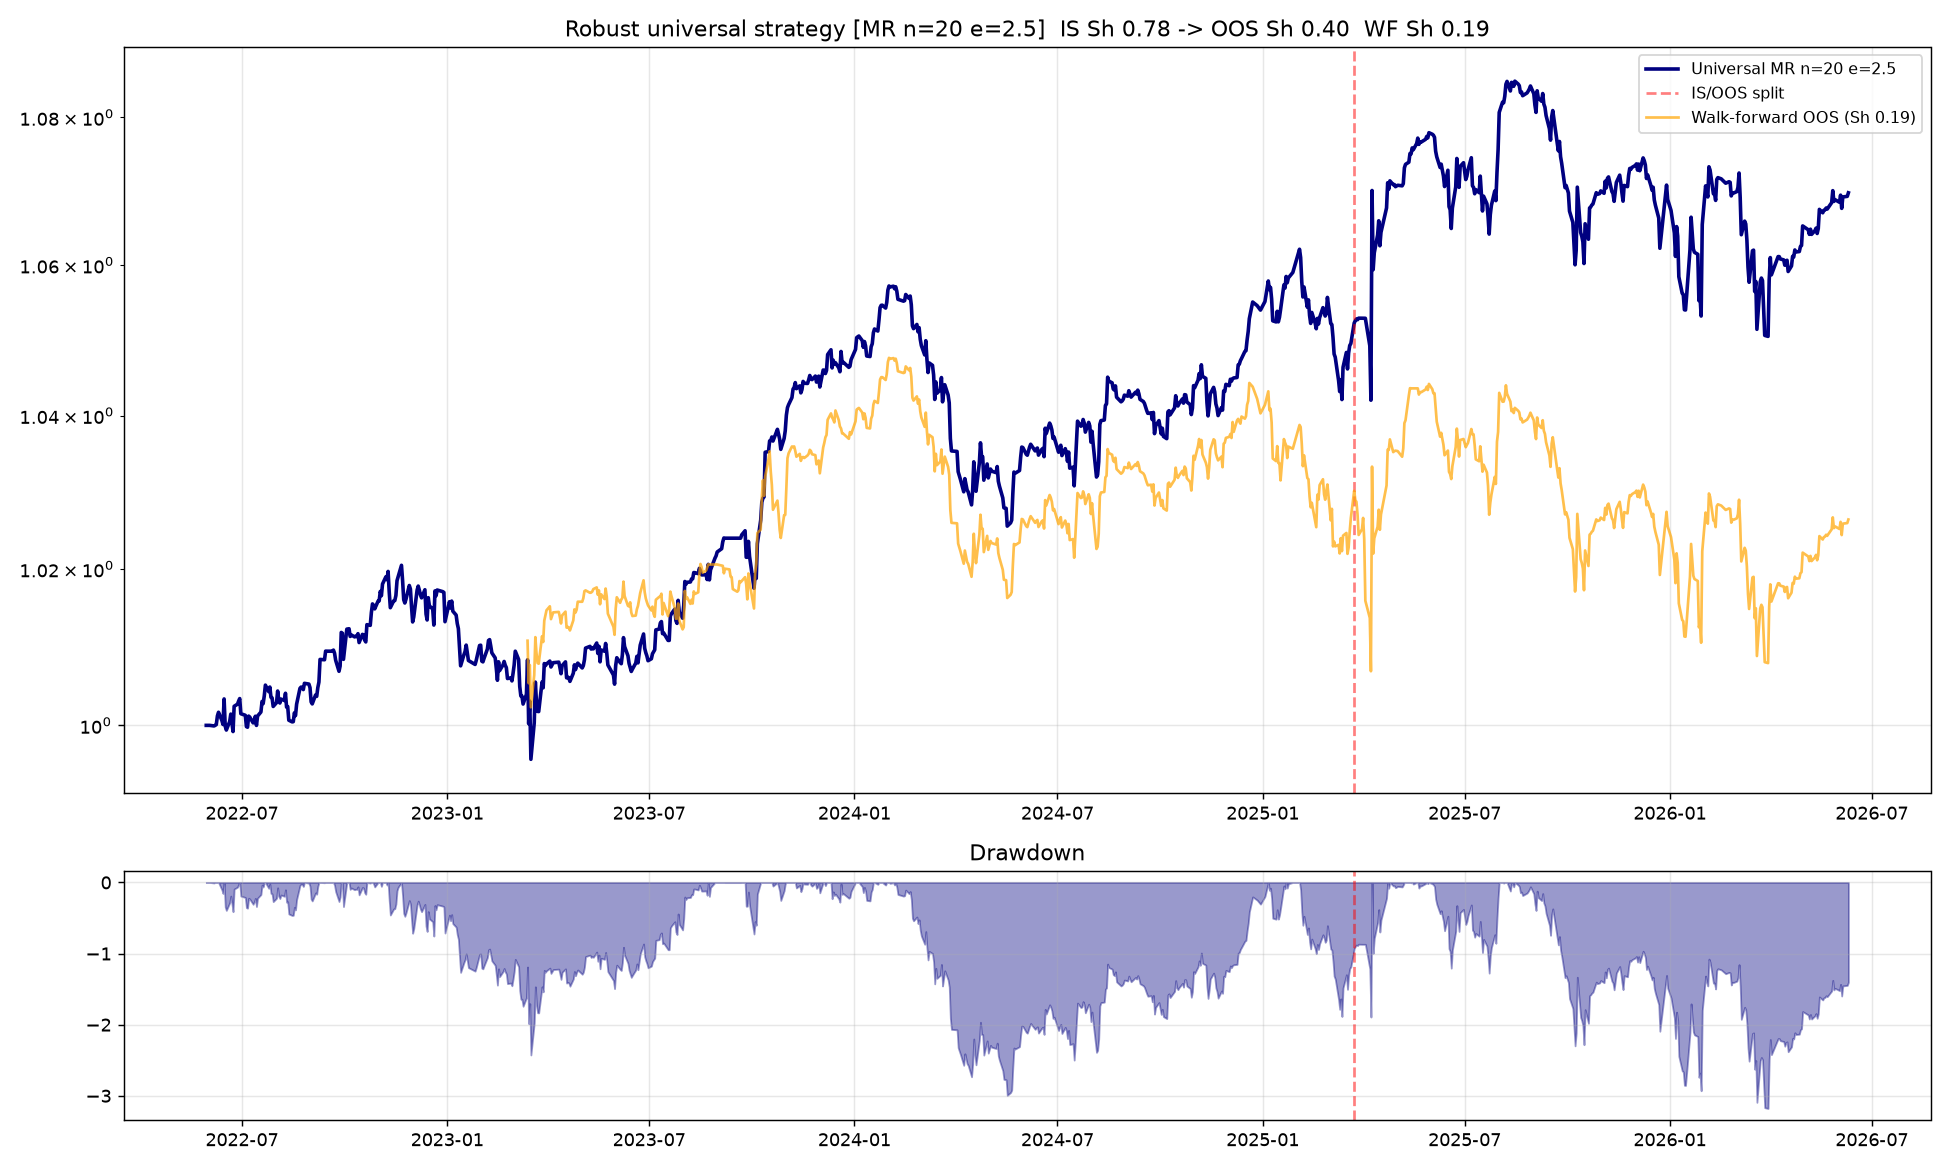

This chart was generated by the following Python code:
"""
ROBUST strategy — built to survive out-of-sample, not to win the backtest.

Anti-overfit discipline:
  1. ONE signal family, ONE parameter set, applied IDENTICALLY to all instruments.
     (Degrees of freedom: ~5 global choices, not 750 per-instrument picks.)
  2. Equal weight. No fitted weights.
  3. The single global parameter is chosen on IS only.
  4. Honest measurement on the OOS holdout that was never touched.
  5. Walk-forward check: re-evaluate on rolling unseen windows.

Tested universal signals:
  - TSMOM(L)        : sign of L-day return, same L for all
  - MR(n,e)         : same z-score reversion params for all
  - TSMOM + MR blend: equal mix, universal params
"""
import sys, warnings, glob, re
from pathlib import Path
warnings.filterwarnings("ignore")
sys.path.insert(0, str(Path(__file__).parent))
import numpy as np, pandas as pd
import matplotlib; matplotlib.use("Agg")
import matplotlib.pyplot as plt
from multi_asset_scan import load_raw

ann=252; VT=0.15; CAP=3.0; SF=0.70

HALF={"AUDUSD":0.00008,"EURUSD":0.00007,"USDJPY":0.008,"USDCAD":0.00010,
      "USDCHF":0.00009,"AUDNZD":0.00012,"XAUUSD":0.15,"XAGUSD":0.02,
      "XPDUSD":3.0,"XPTUSD":0.8,"XTIUSD":0.04,"XBRUSD":0.04,"NGCUSD":0.005,
      "CUCUSD":0.0025,"NAS100":1.5,"SP500":0.5,"US30":3.0,"DAX40":2.0,
      "ESXEUR":1.0,"F40EUR":0.8,"IBXEUR":4.0,"UK100":1.5,"ASXAUD":2.0,
      "JPN225":8.0,"HSIHKD":3.5}
def hs(sym,p):
    for k,v in HALF.items():
        if sym.startswith(k[:4]): return v
    return p.mean()*0.0002
def load_d1(fp):
    try:
        df=load_raw(fp); df=df[df["close"]>0]
        d=df.resample("1D").agg({"open":"first","high":"max","low":"min","close":"last"}).dropna()
        return d[d["close"]>0]
    except: return None
def mr_sig(p,n,e):
    z=(p-p.rolling(n).mean())/p.rolling(n).std()
    zv=z.values; out=np.zeros(len(zv)); cur=0.0
    for i in range(len(zv)):
        if np.isnan(zv[i]): out[i]=cur; continue
        if cur==0:
            if zv[i]>=e: cur=-1
            elif zv[i]<=-e: cur=1
        else:
            if (cur==-1 and zv[i]<=0) or (cur==1 and zv[i]>=0): cur=0
        out[i]=cur
    return pd.Series(out,index=p.index)
def tsmom(p,L): return np.sign(p.pct_change(L)).fillna(0)
def make_net(p,h,sig):
    ret=p.pct_change().fillna(0); rv=ret.rolling(20).std()*np.sqrt(ann)
    pos=(sig*(VT/rv.replace(0,np.nan)).clip(upper=CAP).fillna(0)).shift(1).fillna(0)
    trn=pos.diff().abs().fillna(pos.abs())
    return (pos*ret-trn*(h/p)).fillna(0)
def sharpe(x): return x.mean()/x.std()*np.sqrt(ann) if x.std()>0 else 0

# ── Load every instrument ─────────────────────────────────────────────────────
all_csvs=sorted(glob.glob("*.csv")); inst={}
for f in all_csvs:
    m=re.match(r"([A-Z0-9]+)_(M5|M15|H1)_",Path(f).name)
    if not m: continue
    sym,tf=m.group(1),m.group(2); rank={"M5":0,"M15":1,"H1":2}
    if sym not in inst or rank[tf]>rank[inst[sym][1]]: inst[sym]=(f,tf)

prices={}
for sym,(fp,tf) in sorted(inst.items()):
    d1=load_d1(fp)
    if d1 is None or len(d1)<400: continue
    prices[sym]=d1["close"]
allsyms=list(prices.keys())
print(f"  Universe: {len(allsyms)} instruments")

# ── Build a universal-signal portfolio (same params for ALL) ──────────────────
def universal_port(kind, **kw):
    """Apply identical signal to every instrument, equal-weight the net streams."""
    nets={}
    for s in allsyms:
        p=prices[s]; h=hs(s,p)
        if kind=="TSMOM": sig=tsmom(p,kw["L"])
        elif kind=="MR":  sig=mr_sig(p,kw["n"],kw["e"])
        elif kind=="BLEND":
            sig=0.5*tsmom(p,kw["L"])+0.5*mr_sig(p,kw["n"],kw["e"])
        nets[s]=make_net(p,h,sig)
    # align
    common=None
    for s in allsyms:
        common=nets[s].index if common is None else common.intersection(nets[s].index)
    df=pd.DataFrame({s:nets[s].reindex(common).fillna(0) for s in allsyms})
    return df.mean(axis=1), common, df

# ── Choose global parameter on IS only, then report OOS ───────────────────────
def split_metrics(port, common):
    sp=int(len(port)*SF)
    return sharpe(port.iloc[:sp]), sharpe(port.iloc[sp:]), sp

print("\n"+"="*78)
print("  UNIVERSAL SIGNAL SCAN — same params for all instruments")
print("  (choose on IS, report OOS — honest)")
print("="*78)
print(f"  {'signal':<22}{'IS_Sh':>8}{'OOS_Sh':>8}{'full_Sh':>9}{'decay':>8}")

configs=[]
# TSMOM family
for L in [20,50,75,100,150,200]:
    port,common,df=universal_port("TSMOM",L=L)
    iss,oss,sp=split_metrics(port,common)
    configs.append((f"TSMOM L={L}",iss,oss,sharpe(port),port,common,df))
# MR family
for n in [10,20,30]:
    for e in [1.5,2.0,2.5]:
        port,common,df=universal_port("MR",n=n,e=e)
        iss,oss,sp=split_metrics(port,common)
        configs.append((f"MR n={n} e={e}",iss,oss,sharpe(port),port,common,df))
# Blend
for L in [50,100,200]:
    port,common,df=universal_port("BLEND",L=L,n=20,e=2.0)
    iss,oss,sp=split_metrics(port,common)
    configs.append((f"BLEND L={L}+MR20",iss,oss,sharpe(port),port,common,df))

for nm,iss,oss,fs,_,_,_ in configs:
    decay=oss-iss
    tag=" ✅" if oss>0.7 else (" ⚠" if oss<0.3 else "")
    print(f"  {nm:<22}{iss:>8.2f}{oss:>8.2f}{fs:>9.2f}{decay:>+8.2f}{tag}")

# ── Pick the config with best IS (honest: we choose on IS, not OOS) ───────────
chosen=max(configs,key=lambda c:c[1])   # best IS Sharpe
nm,iss,oss,fs,port,common,df=chosen
print(f"\n  Chosen on IS: [{nm}]  IS {iss:.2f} -> OOS {oss:.2f}")

# Also show: which config a naive over-fitter would pick (best OOS) for contrast
cheat=max(configs,key=lambda c:c[2])
print(f"  (For contrast, best-OOS config is [{cheat[0]}] OOS {cheat[2]:.2f} "
      f"-- but choosing on OOS is cheating)")

# ── Walk-forward: rolling re-selection, measure only on next unseen block ──────
print("\n"+"="*78)
print("  WALK-FORWARD (re-pick best universal param each block, score next block)")
print("="*78)
# build a param grid of universal configs once
grid=[("TSMOM",dict(L=L)) for L in [20,50,75,100,150,200]]+\
     [("MR",dict(n=n,e=e)) for n in [10,20,30] for e in [1.5,2.0,2.5]]
# precompute each config's net df
gnets={}
for kind,kw in grid:
    p_,c_,d_=universal_port(kind,**kw)
    gnets[(kind,tuple(sorted(kw.items())))]=(p_,c_)
# common index across all
base_common=None
for (p_,c_) in gnets.values():
    base_common=c_ if base_common is None else base_common.intersection(c_)
L0=len(base_common)
fold=L0//5
wf_returns=[]
for k in range(1,5):
    tr_end=fold*k
    te_end=fold*(k+1) if k<4 else L0
    tr_idx=base_common[:tr_end]; te_idx=base_common[tr_end:te_end]
    # pick best config on training portion
    best=None
    for key,(p_,c_) in gnets.items():
        ptr=p_.reindex(tr_idx).fillna(0)
        s=sharpe(ptr)
        if best is None or s>best[0]: best=(s,key,p_)
    _,key,p_=best
    pte=p_.reindex(te_idx).fillna(0)
    wf_returns.append(pte)
    print(f"  Fold {k}: train->{tr_idx[-1].date()}  test {te_idx[0].date()}..{te_idx[-1].date()}"
          f"  picked {key[0]}{dict(key[1])}  test Sharpe {sharpe(pte):.2f}")
wf=pd.concat(wf_returns)
print(f"\n  WALK-FORWARD combined OOS Sharpe: {sharpe(wf):.2f}  "
      f"CAGR {((1+wf).prod()**(ann/len(wf))-1)*100:.1f}%  "
      f"maxDD {((1+wf).cumprod()/(1+wf).cumprod().cummax()-1).min()*100:.1f}%")

# ── Final honest portfolio: the IS-chosen universal config, full metrics ──────
sp=int(len(port)*SF)
port_oos=port.iloc[sp:]
oos_idx=common[sp:]
eq_oos=(1+port_oos).cumprod()
print("\n"+"="*78)
print(f"  FINAL — universal [{nm}], equal-weight all {len(allsyms)} instruments")
print("="*78)
def show(name,seg,idx):
    eq=(1+seg).cumprod(); dd=(eq/eq.cummax()-1).min()
    cg=eq.iloc[-1]**(ann/len(seg))-1 if eq.iloc[-1]>0 else -1
    by=seg.groupby(idx.year).apply(lambda s:(1+s).prod()-1)
    print(f"  [{name}] Sharpe {sharpe(seg):.2f}  CAGR {cg*100:.1f}%  maxDD {dd*100:.1f}%")
    print("    "+"  ".join(f"{y}:{v*100:+.1f}%" for y,v in by.items()))
show("IN-SAMPLE",port.iloc[:sp],common[:sp])
show("OUT-OF-SAMPLE (honest)",port_oos,oos_idx)

# ── Plot ──────────────────────────────────────────────────────────────────────
fig,ax=plt.subplots(2,1,figsize=(15,9),gridspec_kw={"height_ratios":[3,1]})
eq_full=(1+port).cumprod()
ax[0].plot(common,eq_full.values,color="navy",lw=2,label=f"Universal {nm}")
ax[0].axvline(common[sp],color="red",ls="--",alpha=0.5,label="IS/OOS split")
ax[0].plot(wf.index,(1+wf).cumprod().values*eq_full.reindex(wf.index).iloc[0],
           color="orange",lw=1.5,alpha=0.7,label=f"Walk-forward OOS (Sh {sharpe(wf):.2f})")
ax[0].set_yscale("log"); ax[0].legend(fontsize=9); ax[0].grid(alpha=0.3)
ax[0].set_title(f"Robust universal strategy [{nm}]  "
                f"IS Sh {iss:.2f} -> OOS Sh {oss:.2f}  WF Sh {sharpe(wf):.2f}")
uw=(eq_full/eq_full.cummax()-1)*100
ax[1].fill_between(common,uw.values,0,color="navy",alpha=0.4)
ax[1].axvline(common[sp],color="red",ls="--",alpha=0.5)
ax[1].set_title("Drawdown"); ax[1].grid(alpha=0.3)
plt.tight_layout(); plt.savefig("robust_strategy.png",dpi=130)
print("\n  Saved → robust_strategy.png")
